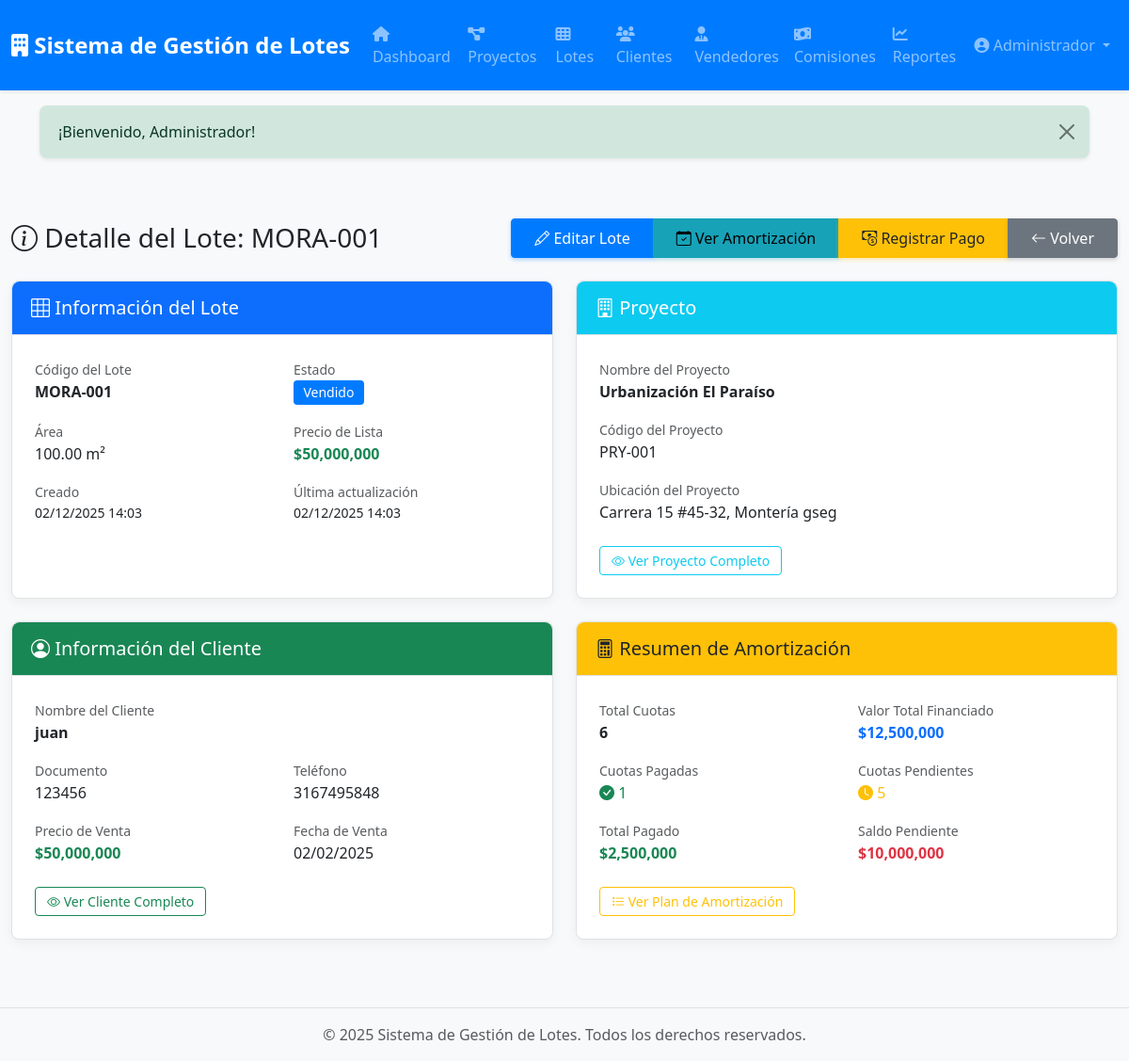
Screenshot of /lotes/show/6 (signed in) with the database file from the repository.
### tables this page shows
CREATE TABLE `lotes` (
  `id` int(10) UNSIGNED NOT NULL,
  `proyecto_id` int(10) UNSIGNED NOT NULL,
  `codigo_lote` varchar(20) NOT NULL COMMENT 'Código del lote dentro del proyecto',
  `manzana` varchar(10) DEFAULT NULL COMMENT 'Manzana o sector',
  `ubicacion` varchar(255) DEFAULT NULL,
  `area_m2` decimal(10,2) NOT NULL COMMENT 'Área en metros cuadrados',
  `precio_lista` decimal(15,2) NOT NULL COMMENT 'Precio de lista del lote',
  `precio_venta` decimal(15,2) DEFAULT NULL COMMENT 'Precio real de venta (si difiere)',
  `cuota_inicial` decimal(15,2) DEFAULT NULL,
  `monto_financiado` decimal(15,2) DEFAULT NULL,
  `tasa_interes` decimal(5,2) DEFAULT NULL,
  `numero_cuotas` int(11) DEFAULT NULL,
  `saldo_a_favor` decimal(15,2) DEFAULT 0.00 COMMENT 'Saldo acumulado de pagos excedentes disponible para reajustar mora y compensar cuotas futuras',
  `fecha_inicio_amortizacion` date DEFAULT NULL,
  `estado` enum('disponible','reservado','vendido','bloqueado') NOT NULL DEFAULT 'disponible',
  `cliente_id` int(10) UNSIGNED DEFAULT NULL COMMENT 'Cliente dueño (si está vendido)',
  `vendedor_id` int(10) UNSIGNED DEFAULT NULL,
  `fecha_venta` date DEFAULT NULL,
  `observaciones` text DEFAULT NULL,
  `descripcion` text DEFAULT NULL,
  `created_at` timestamp NULL DEFAULT current_timestamp(),
  `updated_at` timestamp NULL DEFAULT current_timestamp() ON UPDATE current_timestamp()
);

CREATE TABLE `proyectos` (
  `id` int(10) UNSIGNED NOT NULL,
  `codigo` varchar(20) NOT NULL COMMENT 'Código único del proyecto',
  `nombre` varchar(150) NOT NULL,
  `ubicacion` varchar(255) DEFAULT NULL,
  `descripcion` text DEFAULT NULL,
  `estado` enum('activo','completado','pausado','cancelado') DEFAULT 'activo',
  `fecha_inicio` date DEFAULT NULL,
  `fecha_finalizacion` date DEFAULT NULL,
  `total_lotes` int(10) UNSIGNED DEFAULT 0 COMMENT 'Total de lotes en el proyecto',
  `observaciones` text DEFAULT NULL,
  `created_at` timestamp NULL DEFAULT current_timestamp(),
  `updated_at` timestamp NULL DEFAULT current_timestamp() ON UPDATE current_timestamp()
);

CREATE TABLE `clientes` (
  `id` int(10) UNSIGNED NOT NULL,
  `tipo_documento` enum('CC','NIT','CE','pasaporte') DEFAULT 'CC',
  `numero_documento` varchar(50) NOT NULL COMMENT 'Documento de identidad',
  `nombre` varchar(200) NOT NULL,
  `telefono` varchar(20) DEFAULT NULL,
  `email` varchar(150) DEFAULT NULL,
  `direccion` varchar(255) DEFAULT NULL,
  `ciudad` varchar(100) DEFAULT NULL,
  `observaciones` text DEFAULT NULL,
  `created_at` timestamp NULL DEFAULT current_timestamp(),
  `updated_at` timestamp NULL DEFAULT current_timestamp() ON UPDATE current_timestamp()
);

### app/Views/lotes/show.php (the view, shortened to what the rows shown need)
<div class="container-fluid py-4">
    <div class="d-flex justify-content-between align-items-center mb-4">
        <h1 class="h3 mb-0">
            <i class="bi bi-info-circle"></i> Detalle del Lote: <?= htmlspecialchars($lote['codigo_lote']) ?>
        </h1>
        <div class="btn-group" role="group">
            <?php if (can('editar_lotes')): ?>
            <a href="/lotes/edit/<?= $lote['id'] ?>" class="btn btn-primary">
                <i class="bi bi-pencil"></i> Editar Lote
            </a>
            <?php endif; ?>
            <?php if ($lote['estado'] === 'vendido'): ?>
                <?php if ($lote['tiene_amortizacion'] > 0): ?>
                    <a href="/lotes/amortizacion/show/<?= $lote['id'] ?>" class="btn btn-info">
                        <i class="bi bi-calendar-check"></i> Ver Amortización
                    </a>
                    <?php if (can('registrar_pagos')): ?>
                    <a href="/lotes/pago/create/<?= $lote['id'] ?>" class="btn btn-warning">
                        <i class="bi bi-cash-coin"></i> Registrar Pago
                    </a>
                    <?php endif; ?>
                <?php endif; ?>
            <?php endif; ?>
            <a href="/lotes" class="btn btn-secondary">
                <i class="bi bi-arrow-left"></i> Volver
            </a>
        </div>
    </div>
    <div class="row">
        <div class="col-lg-6 mb-4">
            <div class="card h-100">
                <div class="card-header bg-primary text-white">
                    <h5 class="mb-0"><i class="bi bi-grid-3x3"></i> Información del Lote</h5>
                </div>
                <div class="card-body">
                    <div class="row mb-3">
                        <div class="col-6">
                            <label class="text-muted small">Código del Lote</label>
                            <p class="fw-bold mb-0"><?= htmlspecialchars($lote['codigo_lote']) ?></p>
                        </div>
                        <div class="col-6">
                            <label class="text-muted small">Estado</label>
                            <p class="mb-0">
                                <?php
                                $badgeClass = [
                                    'disponible' => 'bg-success',
                                    'reservado' => 'bg-warning text-dark',
                                    'vendido' => 'bg-primary',
                                    'bloqueado' => 'bg-secondary'
                                ];
                                $class = $badgeClass[$lote['estado']] ?? 'bg-secondary';
                                ?>
                                <span class="badge <?= $class ?>">
                                    <?= ucfirst($lote['estado']) ?>
                                </span>
                            </p>
                        </div>
                    </div>
                    <div class="row mb-3">
                        <div class="col-6">
                            <label class="text-muted small">Área</label>
                            <p class="mb-0"><?= number_format($lote['area_m2'], 2) ?> m²</p>
                        </div>
                        <div class="col-6">
                            <label class="text-muted small">Precio de Lista</label>
                            <p class="mb-0 fw-bold text-success">$<?= number_format($lote['precio_lista'], 0) ?></p>
                        </div>
                    </div>
                    <div class="row">
                        <div class="col-6">
                            <label class="text-muted small">Creado</label>
                            <p class="mb-0 small"><?= date('d/m/Y H:i', strtotime($lote['created_at'])) ?></p>
                        </div>
                        <div class="col-6">
                            <label class="text-muted small">Última actualización</label>
                            <p class="mb-0 small"><?= date('d/m/Y H:i', strtotime($lote['updated_at'])) ?></p>
                        </div>
                    </div>
                </div>
            </div>
        </div>
        <div class="col-lg-6 mb-4">
            <div class="card h-100">
                <div class="card-header bg-info text-white">
                    <h5 class="mb-0"><i class="bi bi-building"></i> Proyecto</h5>
                </div>
                <div class="card-body">
                    <div class="mb-3">
                        <label class="text-muted small">Nombre del Proyecto</label>
                        <p class="fw-bold mb-0"><?= htmlspecialchars($lote['proyecto_nombre']) ?></p>
                    </div>
                    <div class="mb-3">
                        <label class="text-muted small">Código del Proyecto</label>
                        <p class="mb-0"><?= htmlspecialchars($lote['proyecto_codigo']) ?></p>
                    </div>
                    <?php if (!empty($lote['proyecto_ubicacion'])): ?>
                        <div class="mb-3">
                            <label class="text-muted small">Ubicación del Proyecto</label>
                            <p class="mb-0"><?= htmlspecialchars($lote['proyecto_ubicacion']) ?></p>
                        </div>
                    <?php endif; ?>
                    <div class="mt-4">
                        <a href="/proyectos/show/<?= $lote['proyecto_id'] ?>" class="btn btn-outline-info btn-sm">
                            <i class="bi bi-eye"></i> Ver Proyecto Completo
                        </a>
                    </div>
                </div>
            </div>
        </div>
    </div>
    <?php if ($lote['estado'] === 'vendido' && !empty($lote['cliente_id'])): ?>
        <div class="row">
            <div class="col-lg-6 mb-4">
                <div class="card">
                    <div class="card-header bg-success text-white">
                        <h5 class="mb-0"><i class="bi bi-person-circle"></i> Información del Cliente</h5>
                    </div>
                    <div class="card-body">
                        <div class="mb-3">
                            <label class="text-muted small">Nombre del Cliente</label>
                            <p class="fw-bold mb-0"><?= htmlspecialchars($lote['cliente_nombre']) ?></p>
                        </div>
                        <div class="row mb-3">
                            <div class="col-6">
                                <label class="text-muted small">Documento</label>
                                <p class="mb-0"><?= htmlspecialchars($lote['cliente_documento'] ?? 'N/A') ?></p>
                            </div>
                            <div class="col-6">
                                <label class="text-muted small">Teléfono</label>
                                <p class="mb-0"><?= htmlspecialchars($lote['cliente_telefono'] ?? 'N/A') ?></p>
                            </div>
                        </div>
                        <div class="row mb-3">
                            <div class="col-6">
                                <label class="text-muted small">Precio de Venta</label>
                                <p class="mb-0 fw-bold text-success">
                                    $<?= number_format($lote['precio_venta'] ?? $lote['precio_lista'], 0) ?>
                                </p>
                            </div>
                            <div class="col-6">
                                <label class="text-muted small">Fecha de Venta</label>
                                <p class="mb-0"><?= $lote['fecha_venta'] ? date('d/m/Y', strtotime($lote['fecha_venta'])) : 'N/A' ?></p>
                            </div>
                        </div>
                        <div class="mt-4">
                            <a href="/clientes/show/<?= $lote['cliente_id'] ?>" class="btn btn-outline-success btn-sm">
                                <i class="bi bi-eye"></i> Ver Cliente Completo
                            </a>
                        </div>
                    </div>
                </div>
            </div>
            <div class="col-lg-6 mb-4">
                <div class="card">
                    <div class="card-header bg-warning text-dark">
                        <h5 class="mb-0"><i class="bi bi-calculator"></i> Resumen de Amortización</h5>
                    </div>
                    <div class="card-body">
                        <?php if ($resumenAmortizacion && $resumenAmortizacion['total_cuotas'] > 0): ?>
                            <div class="row mb-3">
                                <div class="col-6">
                                    <label class="text-muted small">Total Cuotas</label>
                                    <p class="fw-bold mb-0"><?= $resumenAmortizacion['total_cuotas'] ?></p>
                                </div>
                                <div class="col-6">
                                    <label class="text-muted small">Valor Total Financiado</label>
                                    <p class="fw-bold text-primary mb-0">$<?= number_format($resumenAmortizacion['valor_total_financiado'], 0) ?></p>
                                </div>
                            </div>
                            <div class="row mb-3">
                                <div class="col-6">
                                    <label class="text-muted small">Cuotas Pagadas</label>
                                    <p class="mb-0 text-success">
                                        <i class="bi bi-check-circle-fill"></i> <?= $resumenAmortizacion['cuotas_pagadas'] ?>
                                    </p>
                                </div>
                                <div class="col-6">
                                    <label class="text-muted small">Cuotas Pendientes</label>
                                    <p class="mb-0 text-warning">
                                        <i class="bi bi-clock-fill"></i> <?= $resumenAmortizacion['cuotas_pendientes'] ?>
                                    </p>
                                </div>
                            </div>
                            <div class="row mb-3">
                                <div class="col-6">
                                    <label class="text-muted small">Total Pagado</label>
                                    <p class="fw-bold text-success mb-0">$<?= number_format($resumenAmortizacion['total_pagado'], 0) ?></p>
                                </div>
                                <div class="col-6">
                                    <label class="text-muted small">Saldo Pendiente</label>
                                    <p class="fw-bold text-danger mb-0">$<?= number_format($resumenAmortizacion['saldo_total'], 0) ?></p>
                                </div>
                            </div>
                            <div class="mt-4">
                                <a href="/lotes/amortizacion/show/<?= $lote['id'] ?>" class="btn btn-outline-warning btn-sm">
                                    <i class="bi bi-list-task"></i> Ver Plan de Amortización
                                </a>
                            </div>
                        <?php endif; ?>
                    </div>
                </div>
            </div>
        </div>
    <?php endif; ?>
</div>

### core/Router.php (shortened to what the rows shown need)
<?php
class Router
{
    private $routes = [];
    public function __construct($baseUrl = '')
    {
        $this->baseUrl = rtrim($baseUrl, '/');
    }
    private function addRoute($method, $uri, $handler)
    {
        $uri = '/' . trim($uri, '/');
        $this->routes[] = [
            'method' => $method,
            'uri' => $uri,
            'handler' => $handler,
            'pattern' => $this->convertUriToPattern($uri)
        ];
    }
    private function convertUriToPattern($uri)
    {
        $pattern = preg_replace('/\{([a-z_]+)\}/', '([^/]+)', $uri);
        return '#^' . $pattern . '$#';
    }
    public function dispatch()
    {
        $requestMethod = $_SERVER['REQUEST_METHOD'];
        $requestUri = $this->getRequestUri();
        foreach ($this->routes as $route) {
            if ($route['method'] !== $requestMethod) {
                continue;
            }
            if (preg_match($route['pattern'], $requestUri, $matches)) {
                array_shift($matches);
                return $this->callHandler($route['handler'], $matches);
            }
        }
    }
    private function getRequestUri()
    {
        $uri = parse_url($_SERVER['REQUEST_URI'], PHP_URL_PATH);
        return '/' . trim($uri, '/');
    }
    private function callHandler($handler, $params = [])
    {
        if (is_string($handler) && strpos($handler, '@') !== false) {
            list($controller, $method) = explode('@', $handler);
            $controllerInstance = new $controllerClass();
            return call_user_func_array([$controllerInstance, $method], $params);
        }
        throw new Exception("Invalid route handler");
    }
}

### rows the page displays
lotes: codigo_lote "MORA-001", estado "Vendido", area_m2 "100.00", precio_lista "50,000,000", created_at "02/12/2025 14:03", updated_at "02/12/2025 14:03", proyecto.nombre "Urbanización El Paraíso", proyecto.codigo "PRY-001", proyecto.ubicacion "Carrera 15 #45-32, Montería gseg", cliente.nombre "juan", cliente.numero_documento "123456", cliente.telefono "3167495848", precio_venta "50,000,000", fecha_venta "02/02/2025"

### other values shown
$resumenAmortizacion['total_cuotas'] "6"
$resumenAmortizacion['valor_total_financiado'] "12,500,000"
$resumenAmortizacion['cuotas_pagadas'] "1"
$resumenAmortizacion['cuotas_pendientes'] "5"
$resumenAmortizacion['total_pagado'] "2,500,000"
$resumenAmortizacion['saldo_total'] "10,000,000"
